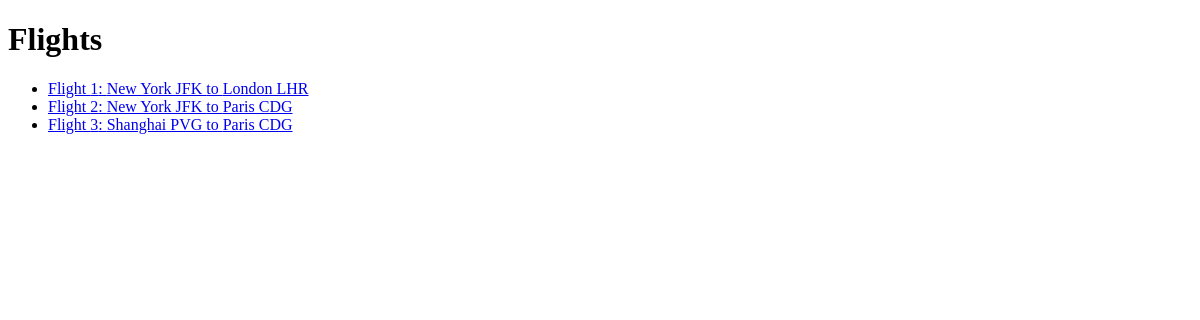
/flights/, run on an earlier commit of the app's database.
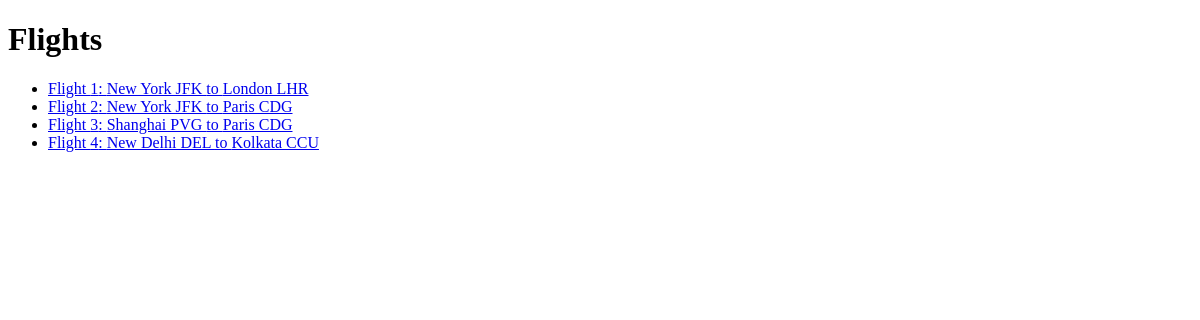
And on a later commit of the database.
### flights/models.py (models this page shows, shortened)
class Flight(models.Model):
    origin = models.ForeignKey(Airport, on_delete=models.CASCADE, related_name="departures")
    destination = models.ForeignKey(Airport, on_delete=models.CASCADE, related_name="arrivals")
    duration = models.IntegerField(("duratin of flight in mintues"))

class Airport(models.Model):
    code = models.CharField(("Airport Code "), max_length=3)
    city = models.CharField(("City Name"), max_length=50)
    def __str__(self):
        return f"{self.city} {self.code}"

### flights/views.py (the view)
# urls.py: path("", views.index, name="index"),
def index(request):
    return render(request, "flights/index.html",{"flights": Flight.objects.all()
})

### flights/templates/flights/index.html
{% extends "flights/layout.html" %}
{% block body %}
<h1>Flights</h1>
<ul>
    {% for flight in flights %}
    <li>
        <a href = "{% url "flight" flight.id %}">
            Flight {{flight.id}}: {{flight.origin}} to {{flight.destination}}
        </a>
    </li>
    {% endfor %}
</ul>
{%endblock%}

### flights/templates/flights/layout.html (shortened to what this page needs)
    <!DOCTYPE html>
    <html lang = "en">
        <head>
        </head>
        <body>
            {% block body %}
            {% endblock  %}

What changed in the data, as far as the page shows it:
added Flight: id "4", origin "New Delhi DEL", destination "Kolkata CCU"
